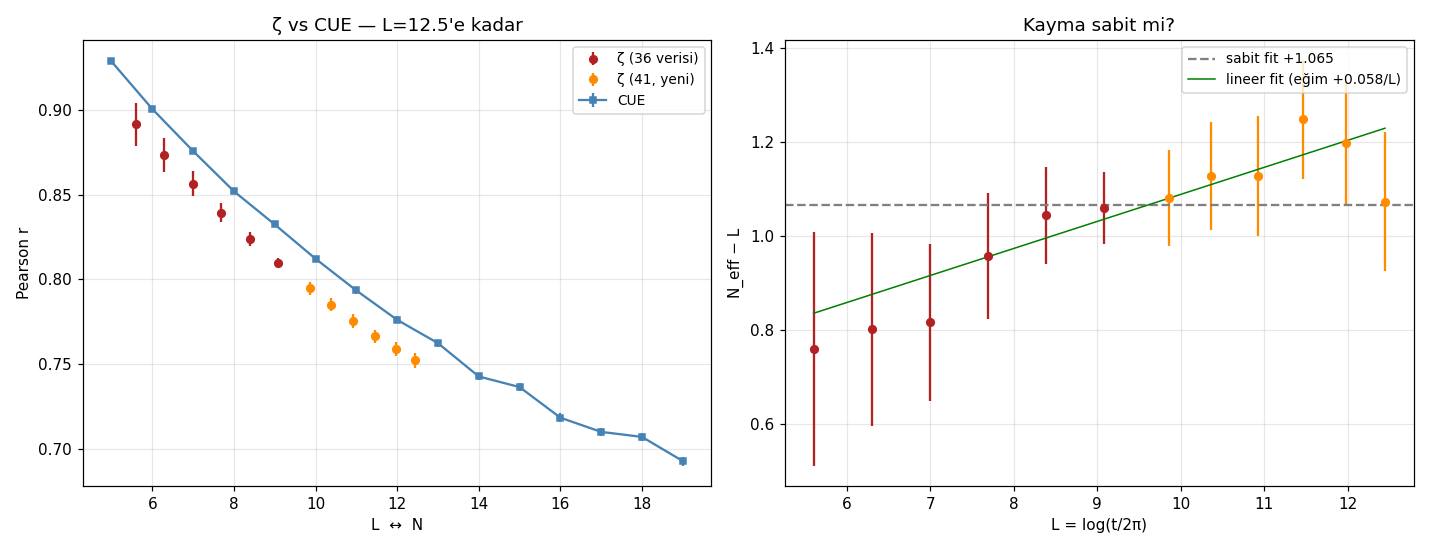

Write Python code to recreate this figure.
"""
42 — N_eff BÜYÜK T ANALİZİ (16 Ağustos 2026)
==============================================

Veri: 36 (100k aralık, L=5.6–9.1) + 41 (240k aralık, L=9.9–12.5).
Soru: N_eff − L ≈ +0.84 kayması L=12.5'e kadar SABİT mi?

  Sabit  → "ζ, N=L+c boyutlu CUE gibi korele" (temiz, tek-parametreli gözlem)
  Trendli→ kayma yapısal değil, başka bir şey oluyor (dürüstçe raporlanır)
"""

import numpy as np
import matplotlib.pyplot as plt
from pathlib import Path
from scipy.stats import pearsonr

rng = np.random.default_rng(42)
HERE = Path(__file__).resolve().parent
TWO_PI = 2 * np.pi
A = (np.e**2 - 5) / 2
B0, B1 = 2.7580, -0.0543  # HLP-C yerel ölçek (38'de doğrulandı)

# ---------------------------------------------------------------
# 1) ZETA PENCERELERİ (unfold + Pearson r)
# ---------------------------------------------------------------
def unfolded_r(gaps, amps, tmid):
    L = np.log(tmid / TWO_PI)
    g = gaps * L / TWO_PI
    a = amps / np.sqrt(A * L + B0 + B1 / L)
    r, _ = pearsonr(g, a)
    return L.mean(), r, (1 - r**2) / np.sqrt(len(g)), len(g)

rows = []
# eski veri: 12 log-pencere
d36 = np.load(HERE / "36_T100k.npz")
edges = np.geomspace(d36["t_mid"][0], d36["t_mid"][-1] * 1.0001, 13)
for i in range(12):
    m = (d36["t_mid"] >= edges[i]) & (d36["t_mid"] < edges[i + 1])
    if m.sum() < 500:
        continue
    rows.append(unfolded_r(d36["intervals"][m], d36["max_amps"][m], d36["t_mid"][m])
                + ("36",))
# yeni pencereler
d41 = np.load(HERE / "41_bigT_windows.npz")
keys = sorted({k.split("_")[1] for k in d41.files}, key=lambda s: int(s[:-1]))
for k in keys:
    rows.append(unfolded_r(d41[f"gaps_{k}"], d41[f"amps_{k}"], d41[f"tmid_{k}"])
                + ("41",))

zw_L = np.array([r[0] for r in rows])
zw_r = np.array([r[1] for r in rows])
zw_se = np.array([r[2] for r in rows])
src = np.array([r[4] for r in rows])

print("ZETA pencereleri (unfold):")
for Lv, rv, sev, nv, sv in rows:
    print(f"  L={Lv:5.2f}  r={rv:.4f} ±{sev:.4f}  (n={nv}, {sv})")

# ---------------------------------------------------------------
# 2) CUE r(N), N=5..19
# ---------------------------------------------------------------
def haar_unitary_batch(M, N):
    G = (rng.standard_normal((M, N, N)) + 1j * rng.standard_normal((M, N, N))) / np.sqrt(2)
    Q, R = np.linalg.qr(G)
    diag = np.einsum("mii->mi", R)
    return Q * (diag / np.abs(diag))[:, None, :]

def cue_r(N, n_gaps=150000, grid=48, chunk=1200):
    M = int(np.ceil(n_gaps / N))
    gs, ms = [], []
    for s in range(0, M, chunk):
        m = min(chunk, M - s)
        U = haar_unitary_batch(m, N)
        ph = np.sort(np.angle(np.linalg.eigvals(U)), axis=1)
        gaps = np.diff(np.concatenate([ph, ph[:, :1] + TWO_PI], axis=1), axis=1)
        u = np.arange(1, grid + 1) / (grid + 1)
        th = ph[:, :, None] + gaps[:, :, None] * u[None, None, :]
        df = th[:, :, :, None] - ph[:, None, None, :]
        amp = np.prod(2 * np.abs(np.sin(df / 2)), axis=-1)
        gs.append(gaps.ravel()); ms.append(amp.max(axis=-1).ravel())
    g = np.concatenate(gs); a = np.concatenate(ms)
    r, _ = pearsonr(g, a)
    return r, (1 - r**2) / np.sqrt(len(g))

print("\nCUE r(N):")
Ns = np.arange(5, 20)
cue = np.array([cue_r(N) for N in Ns])
for N, (r, se) in zip(Ns, cue):
    print(f"  N={N:>2}: r = {r:.4f} ± {se:.4f}")

# ---------------------------------------------------------------
# 3) N_eff ve TREND
# ---------------------------------------------------------------
N_eff = np.interp(-zw_r, -cue[:, 0], Ns.astype(float))
# se(N_eff) = se(r) / |dr/dN| (yerel eğim)
drdN = np.abs(np.gradient(cue[:, 0], Ns))
se_Neff = zw_se / np.interp(N_eff, Ns, drdN)
shift = N_eff - zw_L

print("\nN_eff analizi:")
print(f"  {'L':>5} {'r_ζ':>8} {'N_eff':>7} {'N_eff−L':>8} {'±':>6}")
for i in range(len(zw_L)):
    print(f"  {zw_L[i]:>5.2f} {zw_r[i]:>8.4f} {N_eff[i]:>7.2f} "
          f"{shift[i]:>+8.2f} {se_Neff[i]:>6.2f}")

# ağırlıklı sabit + trend fiti
w = 1 / se_Neff**2
c_w = np.sum(w * shift) / np.sum(w)
chi2_const = np.sum(w * (shift - c_w)**2)
p = np.polyfit(zw_L, shift, 1, w=np.sqrt(w))
chi2_lin = np.sum(w * (shift - np.polyval(p, zw_L))**2)
dof_c, dof_l = len(shift) - 1, len(shift) - 2
print(f"\n  SABİT model : N_eff−L = {c_w:+.3f},  χ²/dof = {chi2_const/dof_c:.2f}")
print(f"  LİNEER model: eğim = {p[0]:+.4f}/L,  χ²/dof = {chi2_lin/dof_l:.2f}")
print(f"  Eğim anlamlılığı: Δχ² = {chi2_const - chi2_lin:.1f} (1 dof; >4 ise trend anlamlı)")

# ---------------------------------------------------------------
# 4) GRAFİK
# ---------------------------------------------------------------
fig, axes = plt.subplots(1, 2, figsize=(13, 5))
ax = axes[0]
for sv, c, lbl in [("36", "firebrick", "ζ (36 verisi)"), ("41", "darkorange", "ζ (41, yeni)")]:
    m = src == sv
    ax.errorbar(zw_L[m], zw_r[m], yerr=2 * zw_se[m], fmt="o", ms=5, c=c, label=lbl)
ax.errorbar(Ns, cue[:, 0], yerr=2 * cue[:, 1], fmt="s-", ms=4, c="steelblue", label="CUE")
ax.set_xlabel("L  ↔  N"); ax.set_ylabel("Pearson r")
ax.set_title("ζ vs CUE — L=12.5'e kadar"); ax.legend(fontsize=9); ax.grid(alpha=0.3)

ax = axes[1]
for sv, c in [("36", "firebrick"), ("41", "darkorange")]:
    m = src == sv
    ax.errorbar(zw_L[m], shift[m], yerr=se_Neff[m], fmt="o", ms=5, c=c)
ax.axhline(c_w, color="gray", ls="--", label=f"sabit fit {c_w:+.3f}")
xs = np.linspace(zw_L.min(), zw_L.max(), 50)
ax.plot(xs, np.polyval(p, xs), "g-", lw=1,
        label=f"lineer fit (eğim {p[0]:+.3f}/L)")
ax.set_xlabel("L = log(t/2π)"); ax.set_ylabel("N_eff − L")
ax.set_title("Kayma sabit mi?"); ax.legend(fontsize=9); ax.grid(alpha=0.3)

plt.tight_layout()
out = HERE / "42_neff_bigT.png"
plt.savefig(out, dpi=110)
print(f"\nGrafik: {out.name}")
